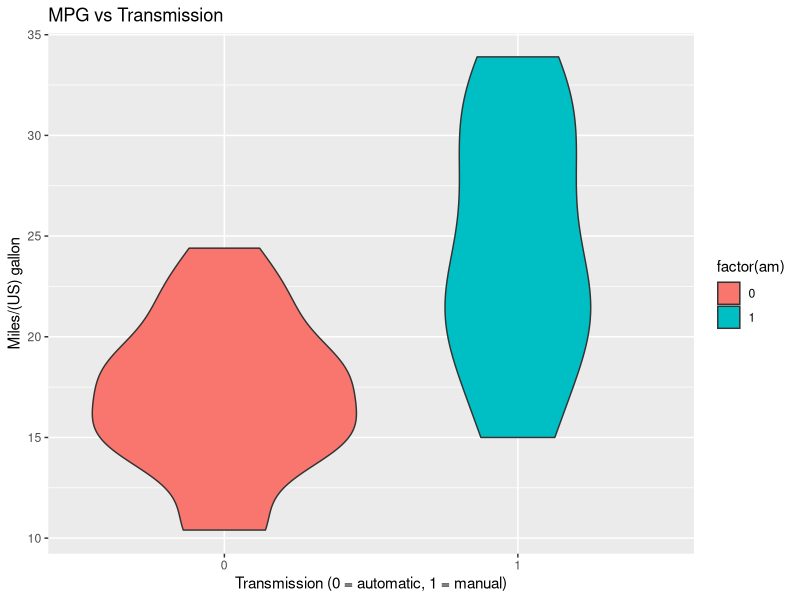
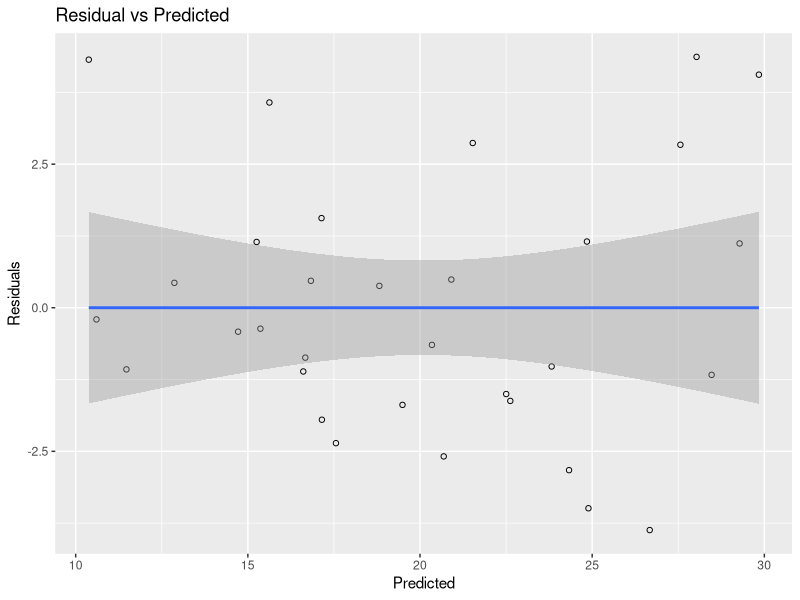

Reproduce these figures in R, in order.
## ---- chunk 1
library(car)


cars <- mtcars
summary(data.frame(cars$mpg, cars$cyl, cars$disp, cars$hp, cars$drat, cars$wt, cars$qsec, cars$carb))

require(ggplot2)
ggplot(data=cars, aes(x=factor(am), y=mpg, fill=factor(am))) +
  geom_violin() +
  ylab('Miles/(US) gallon') + 
  xlab('Transmission (0 = automatic, 1 = manual)') + 
  ggtitle('MPG vs Transmission')

mpg.mean <- c(mean(cars[cars$am==0, 'mpg']), mean(cars[cars$am==1, 'mpg']))
## ---- chunk 2
# The following block of commented code was used to find the most important fields for our regression
# summary(lm(mpg ~ cyl + disp + hp + drat + wt + qsec + vs + am + gear + carb, data = cars))$coef
# summary(lm(mpg ~ disp + hp + drat + wt + qsec + vs + am + gear + carb, data = cars))$coef
# summary(lm(mpg ~ disp + hp + drat + wt + qsec + am + gear + carb, data = cars))$coef
# summary(lm(mpg ~ disp + hp + drat + wt + qsec + am + gear, data = cars))$coef
# summary(lm(mpg ~ disp + hp + wt + qsec + am + gear, data = cars))$coef
# summary(lm(mpg ~ hp + wt + qsec + am + gear, data = cars))$coef
# summary(lm(mpg ~ wt + qsec + am + gear, data = cars))$coef
# summary(lm(mpg ~ wt + qsec + am, data = cars))$coef
# summary(lm(mpg ~ wt + qsec, data = cars))$coef
# summary(lm(mpg ~ wt, data = cars))$coef

fitA <- lm(mpg ~ wt, data = cars)
fitB <- lm(mpg ~ wt + qsec, data = cars)
fitC <- lm(mpg ~ wt + qsec + am, data = cars)
fitD <- lm(mpg ~ wt + qsec + am + gear, data = cars)

fitAtoC <- anova(fitA, fitB, fitC)[6]
fitAtoD <- anova(fitA, fitB, fitC, fitD)[6]
## ---- chunk 3
cars <- cbind(cars, qsec.2.I = 1/(cars$qsec*cars$qsec))

lm.qsec <- summary(lm(mpg ~ wt + qsec + am, data = cars))$coef
lm.qsec.2.I <- summary(lm(mpg ~ wt + qsec.2.I + am, data = cars))$coef

lm.qsec
lm.qsec.2.I

lm.qsec <- summary(lm(mpg ~ wt + qsec + am, data = cars))
lm.qsec.2.I <- summary(lm(mpg ~ wt + qsec.2.I + am, data = cars))
## ---- chunk 4
fit <- lm(mpg ~ wt + qsec.2.I + am, data = cars)
## ---- chunk 5
ggplot(cars, aes(x=predict(fit), y=resid(fit))) +
  geom_point(shape=1) + geom_smooth(method=lm) +
  ylab('Residuals') + xlab('Predicted') + ggtitle('Residual vs Predicted')
